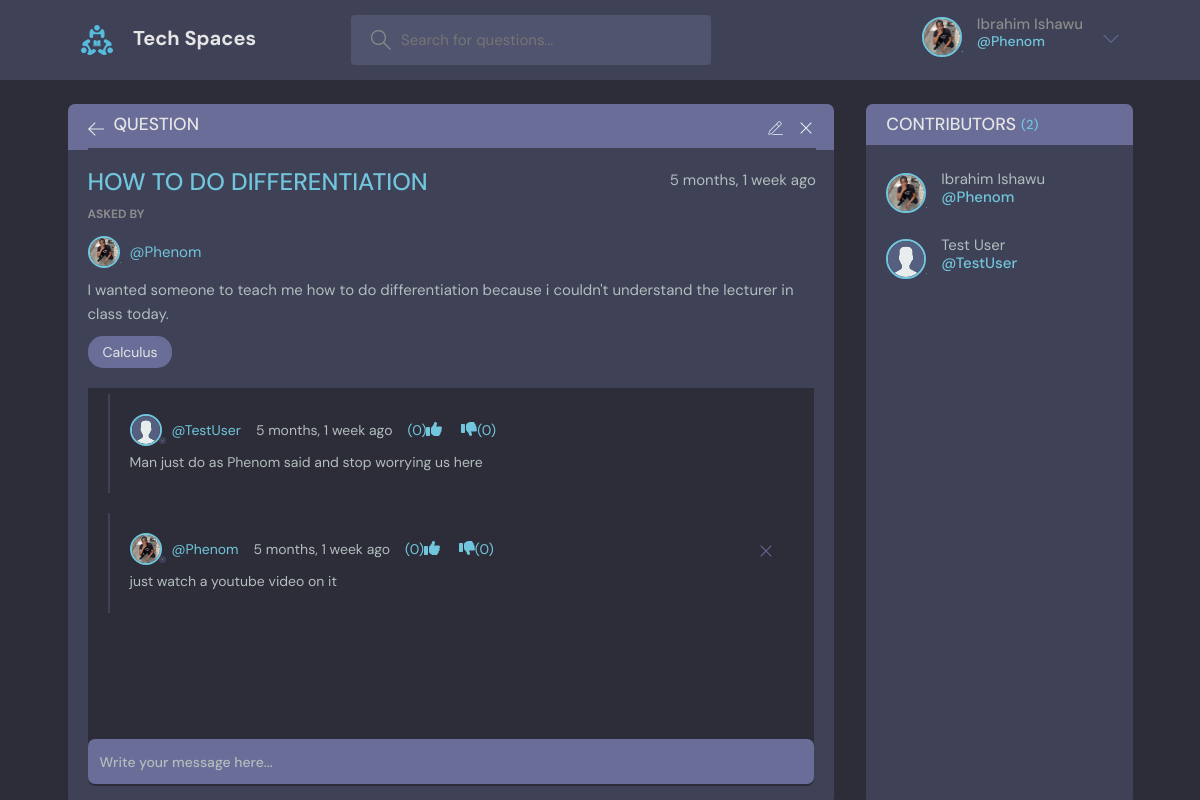
The page /question/2/view/ (signed in) on the database as committed earlier.
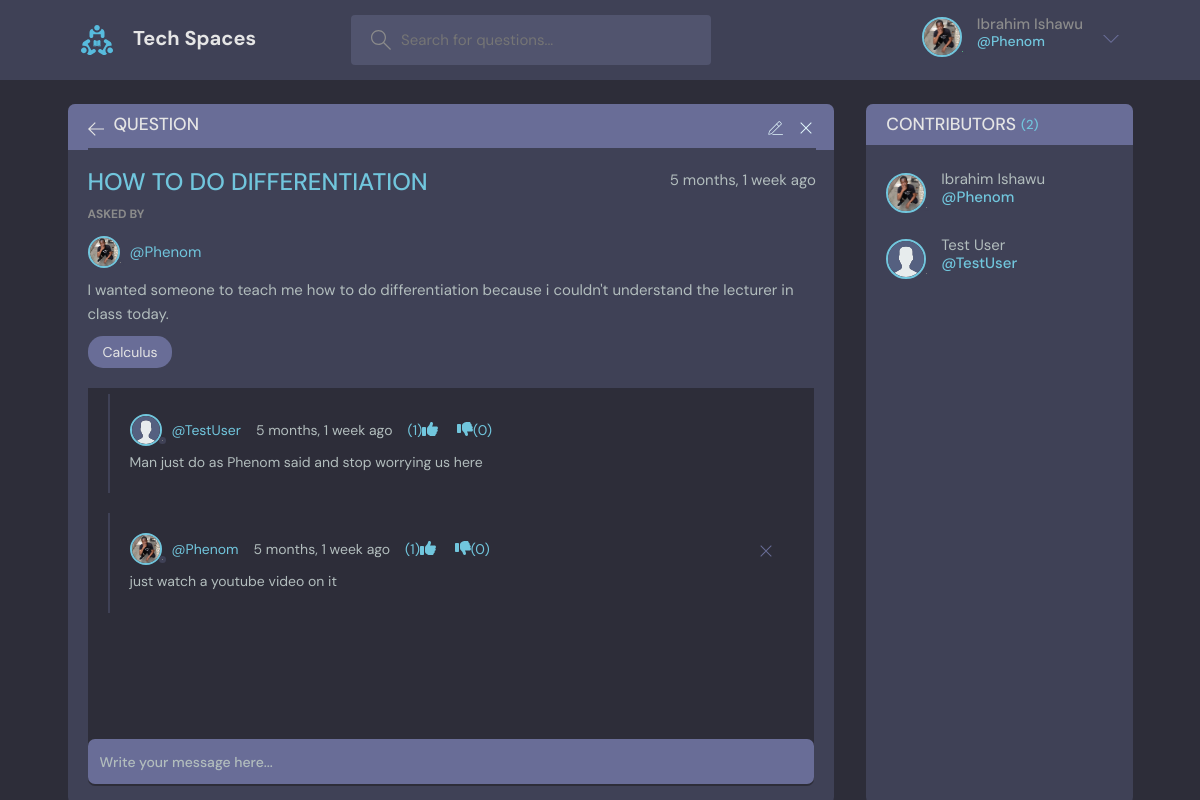
The same page on the database as committed later.
### core/models.py (models this page shows, shortened)
class Answer(models.Model):
    student = models.ForeignKey(User, on_delete=models.CASCADE)
    question = models.ForeignKey(Question, on_delete=models.CASCADE)
    body = models.TextField()
    updated = models.DateTimeField(auto_now=True)
    created = models.DateTimeField(auto_now_add=True)
    up_votes = models.PositiveIntegerField(default=0)
    down_votes = models.PositiveIntegerField(default=0)
    class Meta:
        ordering = ["-up_votes", "-created"]

class User(AbstractUser):
    name = models.CharField(max_length=200, null=True)
    email = models.EmailField(unique=True, null=True)
    bio = models.TextField(null=True)
    avatar = models.ImageField(null=True, default='avatar.svg', upload_to='avatars')
    REQUIRED_FIELDS = []
    def __str__(self):
        return self.username

### core/views.py (the view, shortened to what this page needs)
# urls.py: path('question/<int:pk>/view/', views.GetQuestionView.as_view(), name='get_question'),
class GetQuestionView(LoginRequiredMixin, View):
    def get(self, request, pk):
        question = get_object_or_404(Question, id=pk)
        answers = question.answer_set.all() # type: ignore
        students = question.contributors.all()
        context = {
            'question': question,
            'answers': answers,
            'contributors': students,
        }
        return render(request, 'core/question.html', context)

### core/models.py (called while the page is built)
    def __str__(self):
        return self.name

### core/templates/core/question.html (shortened to what the changed rows need)
{% extends 'core/base.html' %}
{% block content %}
    <main class="profile-page layout layout--2">
      <div class="container">
        <div class="room">
          <div class="room__box scroll">
            <div class="room__conversation">
              <div class="threads scroll">
              {% for answer in answers %}
                <div class="thread">
                  <div class="thread__top">
                    <div class="thread__author">
                      <a href="{% url 'profile' answer.student.username %}" class="thread__authorInfo">
                        <div class="avatar avatar--small">
                          <img src="{{ answer.student.avatar.url }}" />
                        </div>
                        <span>@{{ answer.student }}</span>
                      </a>
                      <span class="thread__date">{{ answer.created | timesince }} ago
                      </span>
                      <div>
                      <a href="{% url 'up_vote' answer.id %}">({{ answer.up_votes }})<i class="fas fa-thumbs-up me-4"></i></a>
                      <a href="{% url 'down_vote' answer.id %}"><i class="fas fa-thumbs-down "></i>({{ answer.down_votes }})</a>
                      </div>
                    </div>
                    {% if answer.student == request.user %}
                      <div class="thread__delete">
                        <a href="{% url 'delete_answer' answer.id %}">
                          <svg version="1.1" xmlns="http://www.w3.org/2000/svg" width="32" height="32" viewBox="0 0 32 32">
                            <title>remove</title>
                            <path
                              d="M27.314 6.019l-1.333-1.333-9.98 9.981-9.981-9.981-1.333 1.333 9.981 9.981-9.981 9.98 1.333 1.333 9.981-9.98 9.98 9.98 1.333-1.333-9.98-9.98 9.98-9.981z"
                            ></path>
                          </svg>
                        </a>
                      </div>
                    {% endif %}
                  </div>
                  <div class="thread__details">
                    {{ answer.body }}
                  </div>
                </div>
              {% endfor %}
              </div>
            </div>
          </div>
        </div>
      </div>
    </main>
{% endblock content %}

Rows that differ between the two databases and show on the page:
changed Answer "Man just do as Phenom said and stop worrying us here": up_votes "0" → "1"
changed Answer "just watch a youtube video on it": up_votes "0" → "1"
